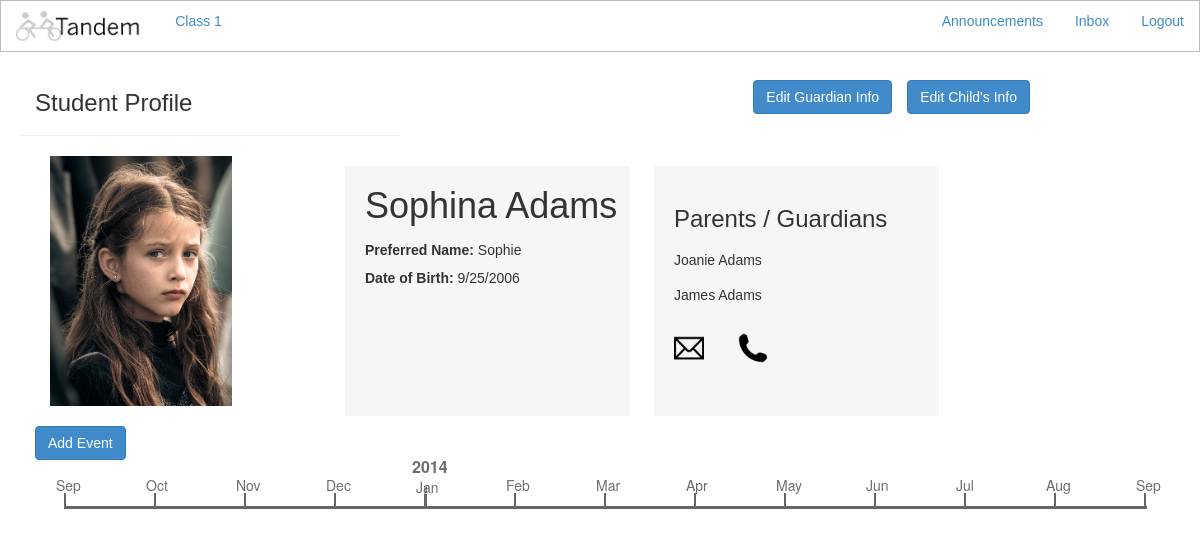
The page /student/2/ on the database its author committed.
### student/models.py (models this page shows)
class Student(models.Model):
	firstName = models.CharField(max_length=15)
	lastName = models.CharField(max_length=25)
	preferredName = models.CharField(max_length=15)
	parent1 = models.CharField(max_length=40)
	parent2 = models.CharField(max_length=40)
	birthdate = models.DateTimeField('Date of Birth')
	parent_email=models.CharField(max_length=25)
	parent_phone=models.CharField(max_length=25)

### student/views.py (the view)
# urls.py: url(r'^student/(?P<student_id>\d+)/?$', 'student.views.profile'),
def profile(request, student_id):
	student = Student.objects.get(id=student_id)
	events = Event.objects.filter(student=student)
	num_events=len(events)
	variables = {"student" : student, "events" : events, 'num_events': num_events, "stud_id": student.id}
	return render_to_response('profile.html', RequestContext(request, variables))

### templates/profile.html (shortened to what this page needs)
<html>
    <head>
        {% include 'nav_bar.html' %}
        <link rel="stylesheet" href="http://code.jquery.com/ui/1.10.4/themes/smoothness/jquery-ui.css">
        <link rel="stylesheet" type="text/css" href="/static/bootstrap/css/bootstrap.min.css">
        <link rel="stylesheet" type="text/css" href="/static/css/common.css">
        <link rel="stylesheet" type="text/css" href="/static/jqtimeline/css/jquery.jqtimeline.css" />
        <link rel="stylesheet" type="text/css" href="/static/css/common.css">
        <link rel="stylesheet" type="text/css" href="/static/css/profile.css" />
        <link rel="stylesheet" type="text/css" href="/static/css/bootstrap-dialog.css" />
        <link rel="stylesheet" type="text/css" href="/static/css/nav_bar.css">
    </head>
    <body>
        <div class='container'>
            <div id='header-bar' class='row'>
                <div id='page-header' class="page-header col-md-4">
                    <h3>Student Profile</h3>
                </div>
                <button id="editinfo-btn" class='btn btn-success' data-toggle="modal" data-target="#childInfoModal" onclick="fillinfo();"/>Edit Child's Info</button>
                <button id="editinfo-btn2" class='btn btn-success' data-toggle="modal" data-target="#guardianInfoModal" onclick="fillinfo2();"/>Edit Guardian Info</button>
            </div>
            <div id="profile-wrapper" class="container">
                <div class="column-left">
                    <img src="/static/image/{{ stud_id }}.png" alt="Johnny Fox profile image" class="prof">
                </div>
                <div class="column-center">
                    <h1 id="student-name">{{student.firstName}} {{student.lastName}}</h1>
                    <span><b>Preferred Name:</b> <span id="preferred-name">{{student.preferredName}}</span></br><span>
                    <span><b>Date of Birth:</b><span id="dob"> {{student.birthdate.date.month}}/{{student.birthdate.date.day}}/{{student.birthdate.date.year}}</span></br><span>
                </div>
                <div class="column-right">
                    <h3>Parents / Guardians</h3>
                    <span id="g1label" class="parent">{{student.parent1}} </span>
                    <br>
                    <span id="g2label" class="parent">{{student.parent2}} </span>
                    <br><br>
                    <div class="icon-wrapper">
                       <div id="sfoxclick" onclick="$('#contactparent').text({{ student.parent2 }});" data-toggle="modal" data-target="#newMessageModal"><img src="/static/image/mailicon.png" alt="Send a message" class="contacticons"></div>
                        <div data-toggle="modal" data-target="#phoneNumberModal"><img src="/static/image/callicon.png" alt="Call with Google Voice" class="contacticons"></div>
                    </div>
                </div>
            </div>
            <div id="timeline-wrapper" class="container">
            </div>
            <div id="button-wrapper">
                <button id="addevent" class='btn btn-success' data-toggle="modal" data-target="#myModal"/>Add Event</button>
            </div>
        </div>
</body>
</html>

### static/css/common.css (style rules this page uses)
body { font-family: "Avant Garde", Avantgarde, sans-serif; }
button { background: #428BCA; color: white; }
#header-bar { margin-top: 30px; }
.contacticons { height:30px; padding-right: 30px; cursor: pointer; }

### static/css/nav_bar.css (style rules this page uses)
html, body { margin-left: 5px; }

### static/css/profile.css (style rules this page uses)
.prof { float: left; padding: 0px; height: 250px; }
#header-bar { margin-top: 30px; width: 100%; }
#editinfo-btn { float: right; margin-right: 130px; margin-top: 50px; }
#editinfo-btn2 { float: right; margin-right: 15px; margin-top: 50px; }
#profile-wrapper { margin-left: auto; margin-right: auto; }
#timeline-wrapper { margin-left: auto; margin-right: auto; position: absolute; }
#student-name { margin-top: 0px; }
.container div { display: inline-block; }
.column-left { float: left; width: 25%; padding: 0; }
.column-center { width: 25%; height: 250px; margin:10px; background: rgba(245, 245, 245, .9); padding-top: 20px; padding-bottom: 20px; padding-left: 20px; vertical-align:top; line-height: 200%; }
.column-right { display: inline-block; width: 25%; height: 250px; margin:10px; vertical-align:top; background: rgba(245, 245, 245, .9); padding-top: 20px; padding-bottom: 0px; padding-left: 20px; padding-right: 0px; }
#button-wrapper { display: inline-block; float: right; margin-right: 30px; z-index: 3; position: absolute; }
.parent { line-height: 35px; }
.icon-wrapper { display: inline-block; float: left; padding-right: 30px; }

### rows shown on the page
Student: firstName "Sophina", lastName "Adams", preferredName "Sophie", birthdate.date.month "9", birthdate.date.day "25", birthdate.date.year "2006", parent1 "Joanie Adams", parent2 "James Adams"
